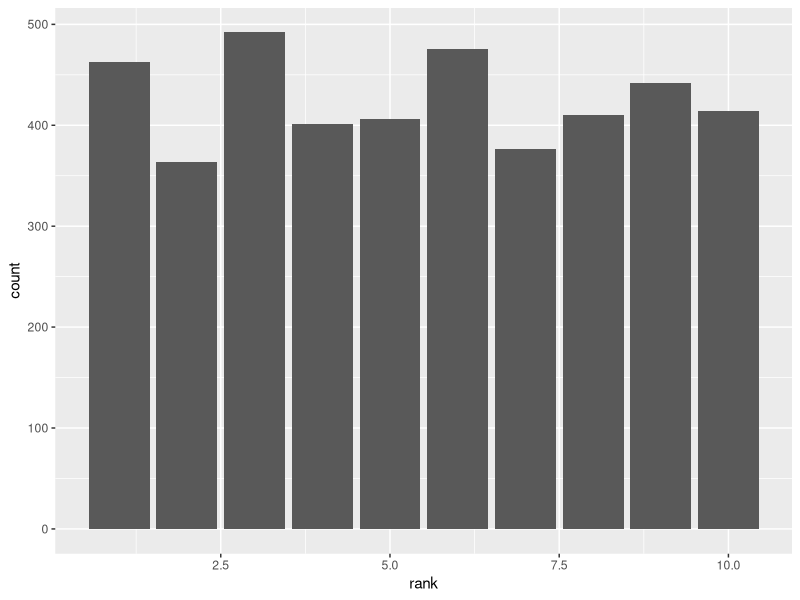
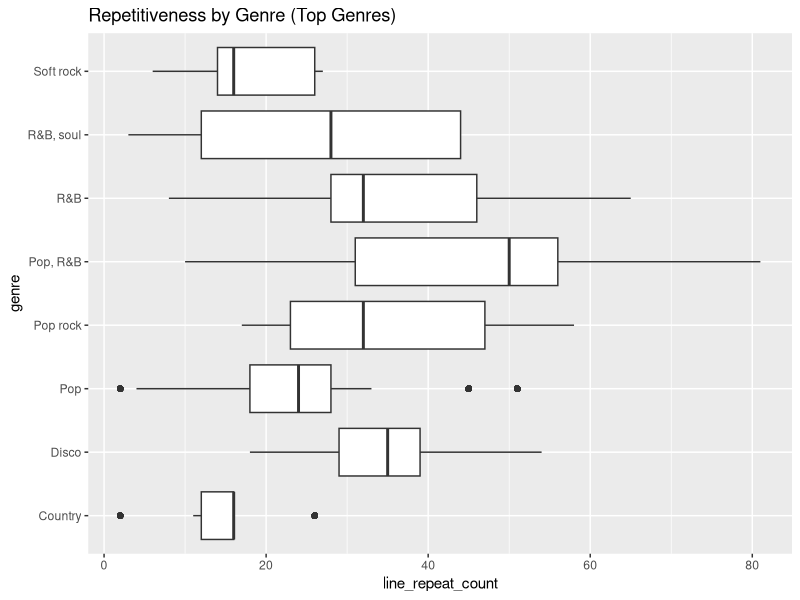
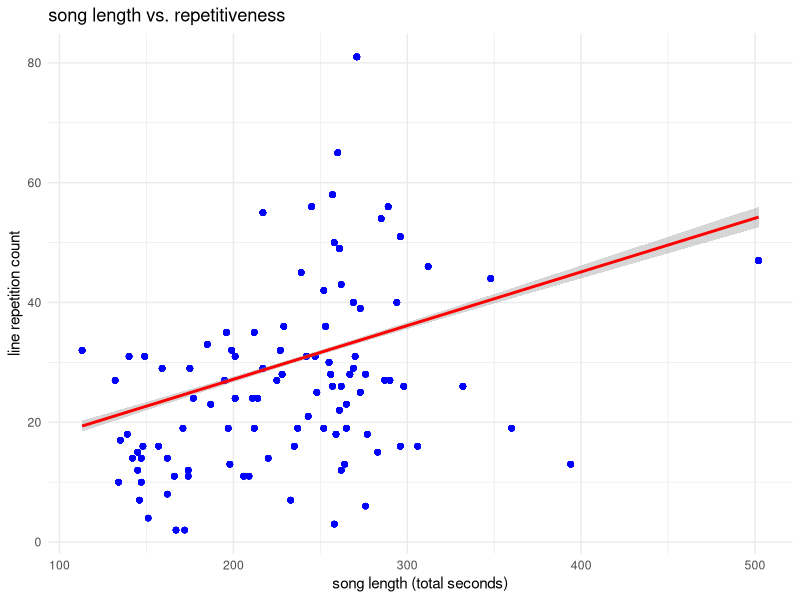
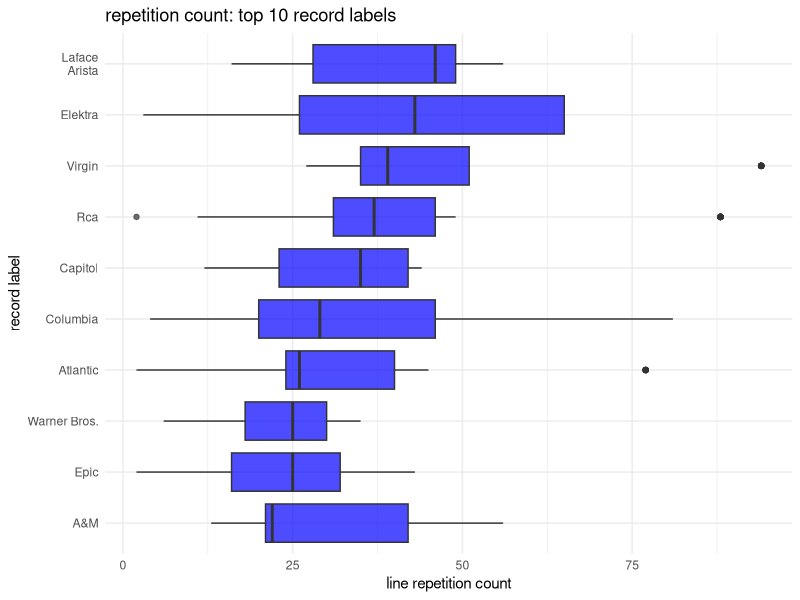

Here is the R script that generated these plots, in order:
## ---- chunk 1
library(readr)
library(dplyr)
library(tidyr)
library(ggplot2)
library(forcats)
library(stringr)
library(lubridate)
## ---- chunk 2
#reads in the hot100_top10 csv
hot100_top10 <- read_csv("hot100_top10.csv")
top10_full <- read_csv("top10_full.csv")
## ---- chunk 3
#takes the top10 and seperates the lyrics line by line, then removes the lines where there is nothing in it
lines2 <- top10_full %>%
  separate_rows(lyrics, sep = "\n") %>% filter(lyrics != "")

#takes the lines, then takes the rank, year, artist, title, and lyrics and sorts it. from there it removes when the lyric is only sung once
line_counts2 <- lines2 %>% 
  count(rank, year, artist, title, lyrics, song.length, genre, label, line_repeat_count, title_repeat_count, sort = TRUE) %>% filter(n != 1)
## ---- chunk 4
#takes the hot100_top10 and seperates the lyrics line by line, then removes the lines where there is nothing in it
lines <- hot100_top10 %>%
  separate_rows(lyrics, sep = "\n") %>% filter(lyrics != "")

#takes the lines, then takes the rank, year, artist, title, and lyrics and sorts it. from there it removes when the lyric is only sung once
line_counts <- lines %>% 
  count(rank, year, artist, title, lyrics, sort = TRUE) %>% filter(n != 1)



data_ranked <- line_counts %>%
  arrange(desc(rank))

ggplot(data_ranked, aes(x=rank)) +
  geom_bar() 

## ---- chunk 5
lines2_clean <- lines2 %>%
  filter(!is.na(line_repeat_count))
top_genres <- lines2_clean %>%
  count(genre, sort = TRUE) %>%
  slice_head(n = 10) %>%
  pull(genre)

lines2_top <- lines2_clean %>%
  filter(genre %in% top_genres)

lines_clean <- lines2_top %>%
  # 1. Remove rows where Genre is NA
  filter(!is.na(genre), genre != "NA") %>% 
  # 2. Combine the two levels into one
  mutate(genre = fct_recode(genre, 
                            "Pop, R&B" = "R&B, pop"))

# Now plot using df_clean
ggplot(lines_clean, aes(x = line_repeat_count, y = genre)) +
  geom_boxplot() +
  labs(title = "Repetitiveness by Genre (Top Genres)")
## ---- chunk 6


lines_clean2 <- lines_clean %>%
  # remove rows where genre or song_length is missing
  filter(!is.na(genre), genre != "na", !is.na(song.length)) %>%
  # extract just the time (e.g., "6:25") and convert to seconds
  mutate(
    # remove anything in parentheses like "(full version)"
    time_clean = str_extract(song.length, "\\d+:\\d+"),
    # convert "mm:ss" to total seconds
    duration_secs = period_to_seconds(ms(time_clean))
  )

# 3. plot using the new numeric 'duration_secs'
ggplot(lines_clean2, aes(x = duration_secs, y = line_repeat_count)) +
  geom_point(alpha = 0.5, color = "blue") +
  geom_smooth(method = "lm", color = "red") + 
  labs(
    title = "song length vs. repetitiveness",
    x = "song length (total seconds)",
    y = "line repetition count"
  ) +
  theme_minimal()

## ---- chunk 7
clean_labels <- line_counts2 %>%
  filter(!is.na(label), label != "na") %>%
  mutate(
    # remove anything in parentheses
    label = str_split_i(label, "\\(", 1),
    label = str_trim(label),
    label = str_to_title(label)
  )

# 2. find the names of the top 10 most frequent labels
top_10_names <- clean_labels %>%
  count(label, sort = TRUE) %>%
  head(10) %>%
  pull(label)

# 3. filter the main data to keep only those 10 names
label_top_10 <- clean_labels %>%
  filter(label %in% top_10_names) %>%
  mutate(label = fct_reorder(label, line_repeat_count, .fun = median))

# 4. plot
ggplot(label_top_10, aes(x = line_repeat_count, y = label)) +
  geom_boxplot(fill = "blue", alpha = 0.7) +
  labs(
    title = "repetition count: top 10 record labels",
    x = "line repetition count",
    y = "record label"
  ) +
  theme_minimal()
